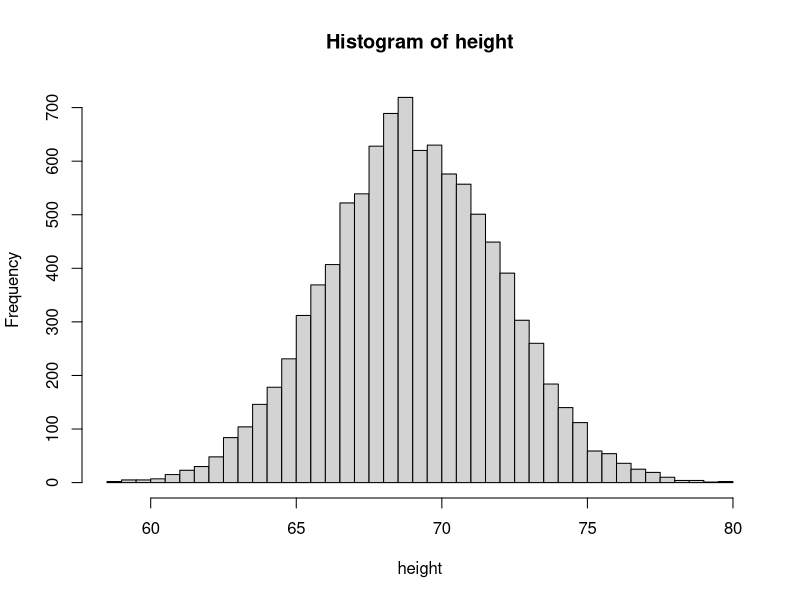
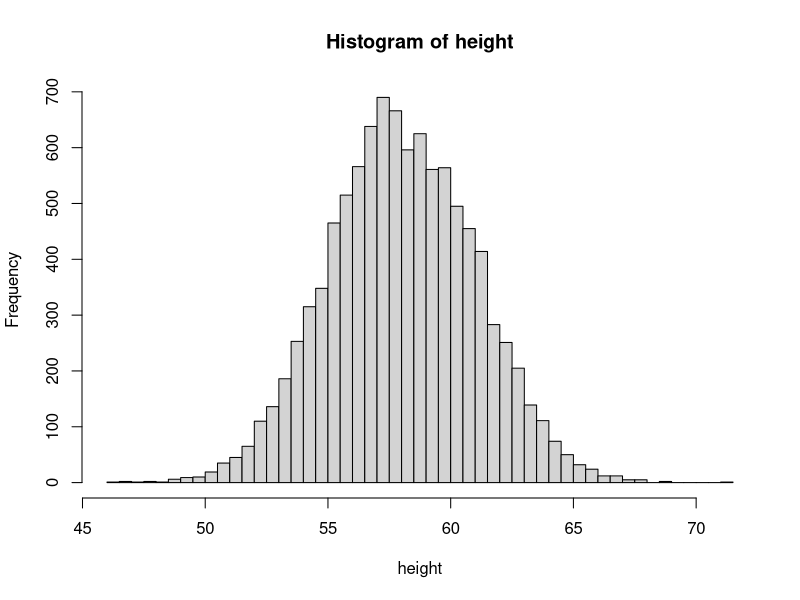
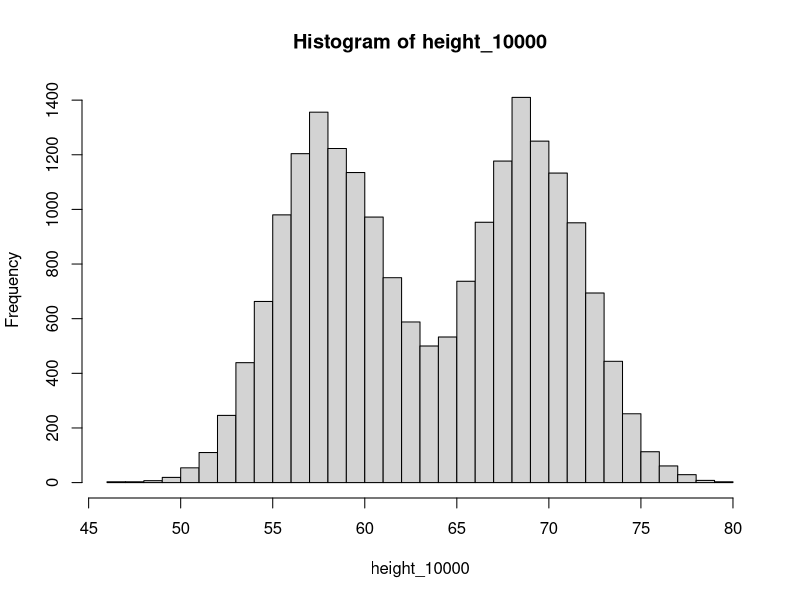
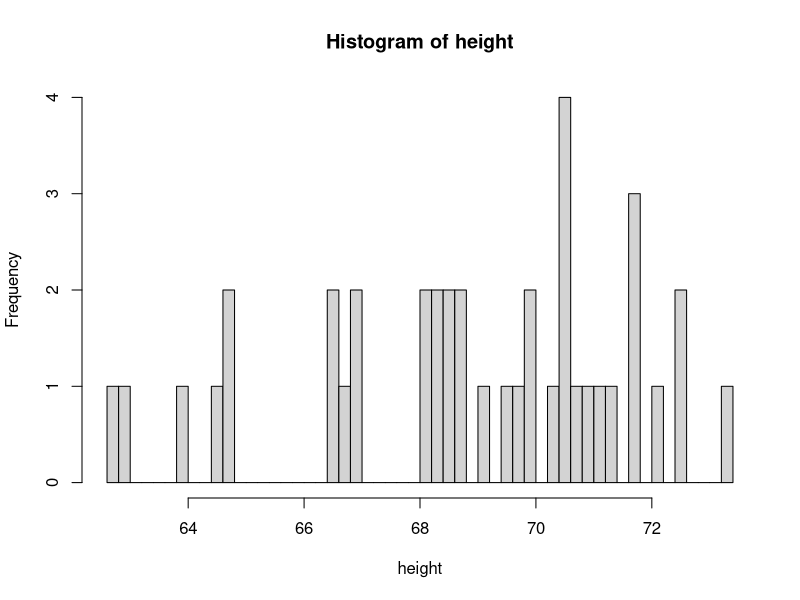
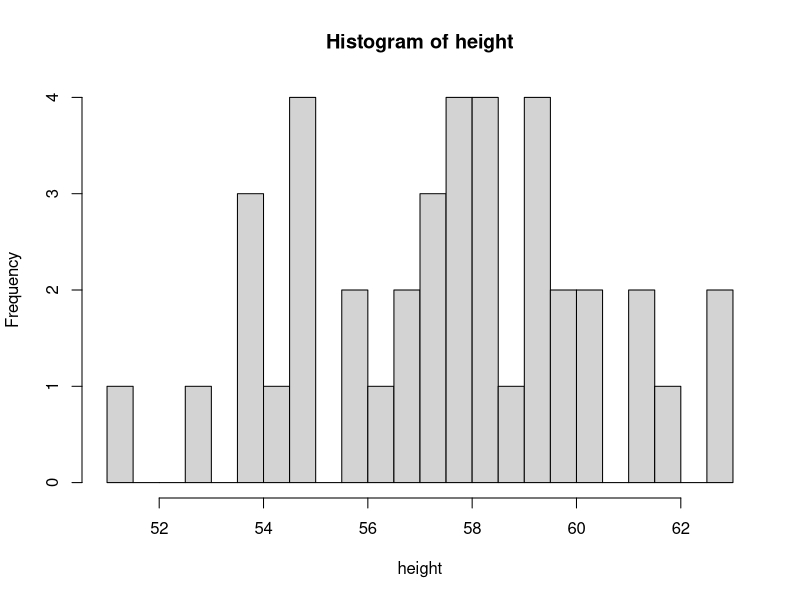
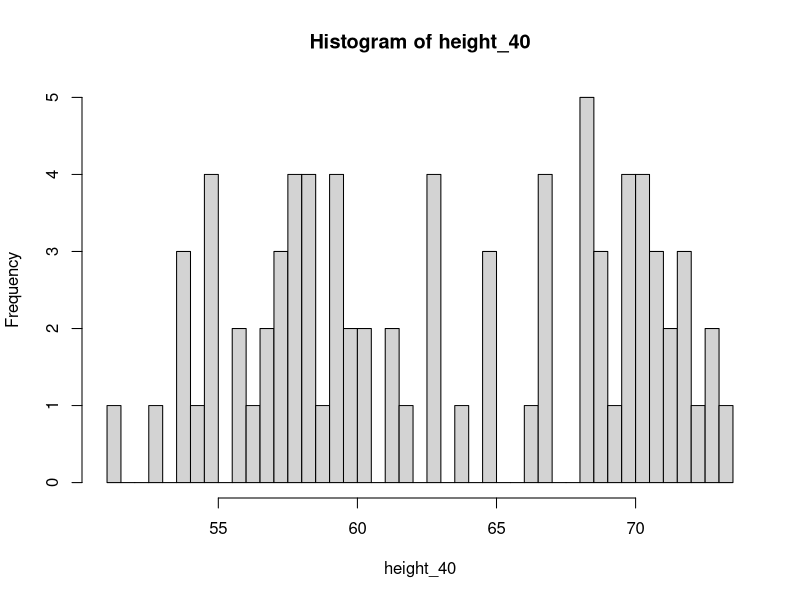
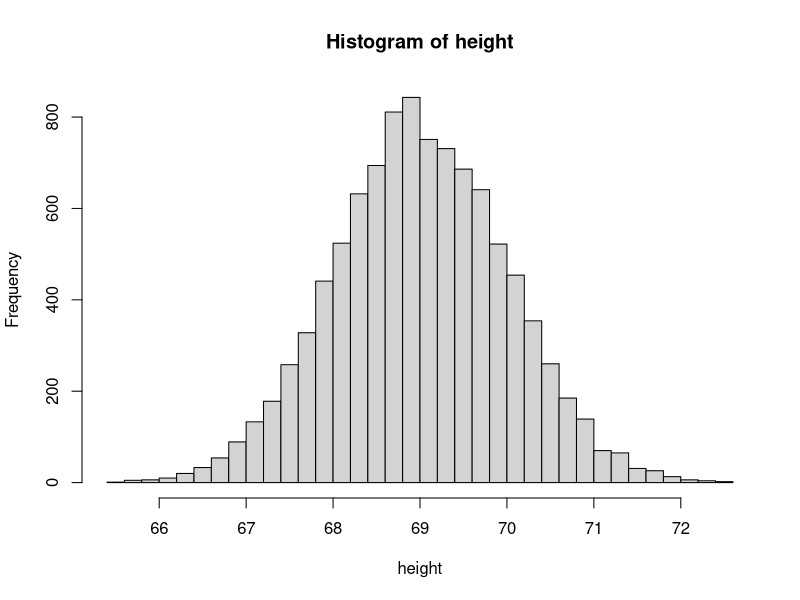

Here is the R script that generated these plots, in order:
# Functions:

# Simulate a vector of n values randomly drawn from a normal distribution
#  having a mean of pop_mean, and standard deviation of pop_stdDev
# Display a histogram, summary statistics and return the vector
simulate_height <- function(n, pop_mean, pop_stdDev){
   height<- rnorm(n, pop_mean, pop_stdDev) # inches
   hist(height, breaks = 40)
   print(summary(height))
   height # returned value
}

# Display the confidence interval of the mean of a normal distribution 
#  or of a sample having n>=30 even if not normal (Central Limit Theorem).
# Uncomment print to display intermediate values of the calculation
CI_of_mean <- function(sample_mean, sample_sd, n, confidence){
  SEM<- sample_sd/sqrt(n)
  alpha <- 1 - confidence
  critical_val <- qnorm(1-alpha/2)
  term <- SEM * critical_val
  #print (paste(alpha, sample_mean,SEM, critical_val, term))
  cat(confidence*100,"%: ", sample_mean-term,"-", sample_mean+term )
}


set.seed(101)
# We simulate heights of 10000 men in the US
height_men_10000 <- simulate_height(10000, 69, 3) # inches

# We simulate heights of 10000 12-yr-old boys in the US
height_boys_10000 <- simulate_height(10000, 58, 3) # inches

# The combined distribution
height_10000 <- c(height_men_10000,height_boys_10000)
hist(height_10000, breaks = 40)
summary(height_10000)


# Call function CI_of_mean to calculate the .90, .95, and .99 CIs of mean
#  for each of the three height vectors (boys, men, combined) where n=10000
CI_90pct_height_boys_10000 <- CI_of_mean(mean(height_boys_10000),
                    sd(height_boys_10000), 10000, 0.90)
CI_95pct_height_boys_10000 <- CI_of_mean(mean(height_boys_10000),
                    sd(height_boys_10000), 10000, 0.95)
CI_99pct_height_boys_10000 <- CI_of_mean(mean(height_boys_10000),
                    sd(height_boys_10000), 10000, 0.99)

#Men
CI_90pct_height_men_10000 <- CI_of_mean(mean(height_men_10000),
                                         sd(height_men_10000), 10000, 0.90)
CI_95pct_height_men_10000 <- CI_of_mean(mean(height_men_10000),
                                         sd(height_men_10000), 10000, 0.95)
CI_99pct_height_men_10000 <- CI_of_mean(mean(height_men_10000),
                                         sd(height_men_10000), 10000, 0.99)                         


# combined
CI_90pct_height_10000 <- CI_of_mean(mean(height_10000),
                                         sd(height_10000), 20000, 0.90)
CI_95pct_height_10000 <- CI_of_mean(mean(height_10000),
                                         sd(height_10000), 20000, 0.95)
CI_99pct_height_10000 <- CI_of_mean(mean(height_10000),
                                         sd(height_10000), 20000, 0.99)
  
  
# Q1: What do you observe in the CI as the level of confidence
#  increases from .90 to .95 to .99?
#The CI gets wider as level of confidence increases


set.seed(101)
# Call function simulate_height to simulate heights of 40 men in the US
#  using the same mean and standard deviaitons before
height_men_40 <- simulate_height(40, 69, 3) 

# Call function simulate_height to simulate heights of 40 boys in the US
#  using the same mean and standard deviaitons before
height_boys_40 <- simulate_height(40,58,3)

# The combined distribution
height_40 <- c(height_men_40, height_boys_40)
hist(height_40, breaks = 40)
summary(height_40)

# Call function CI_of_mean to calculate the .90, .95, and .99 CIs of mean
#  for each of the three height vectors (boys, men, combined) where n=40
 # boys
CI_90pct_height_boys_40 <- CI_of_mean(mean(height_boys_40),
                                         sd(height_boys_40), 40, 0.90)
CI_95pct_height_boys_40<- CI_of_mean(mean(height_boys_40),
                                         sd(height_boys_40), 40, 0.95)
CI_99pct_height_boys_40 <- CI_of_mean(mean(height_boys_40),
                                         sd(height_boys_40), 40, 0.99)

 # men
CI_90pct_height_men_40 <- CI_of_mean(mean(height_men_40),
                                        sd(height_men_40), 40, 0.90)
CI_95pct_height_men_40 <- CI_of_mean(mean(height_men_40),
                                        sd(height_men_40), 40, 0.95)
CI_99pct_height_men_40 <- CI_of_mean(mean(height_men_40),
                                        sd(height_men_40), 10, 0.99) 
  
# combined
CI_90pct_height_40 <- CI_of_mean(mean(height_40),
                                    sd(height_40), 80, 0.90)
CI_95pct_height_40 <- CI_of_mean(mean(height_40),
                                    sd(height_40), 80, 0.95)
CI_99pct_height_40 <- CI_of_mean(mean(height_40),
                                    sd(height_40), 80, 0.99)
  
  
# Q2: What do you observe in the CI as the sample size
#  increases from 40 to 10,000?
#The CI gets smaller with increased sample size


# Call function simulate_height, passing arguements to simulate
#  a vector of 10000 men drawn from a population with the same mean
#  as previously, but this time with standard deviation of 1
height_men_10000_1 <- simulate_height(10000,69,1)


  
# Call function CI_of_mean to calculate the .90, .95, and .99 CIs
#  of the mean of height_men_10000_1.
# Compare these 3 CIs to those of the mean of the original men's height with SD=3
CI_90pct_height_men_10000_1 <- CI_of_mean(mean(height_men_10000_1),
                                     sd(height_men_10000_1), 10000, 0.90)
CI_95pct_height_men_10000_1 <- CI_of_mean(mean(height_men_10000_1),
                                     sd(height_men_10000_1), 10000, 0.95)
CI_99pct_height_men_10000_1 <- CI_of_mean(mean(height_men_10000_1),
                                     sd(height_men_10000_1), 10000, 0.99) 


  
# Q3: What do you observe in the CI as the standard deviation
#  of the sample increases from 1 to 3?
#The CI gets wider as the SD increases
  
  
# Q4: Name 4 values that the confidence interval of the mean is calculated from.
# You may find this answer either in Motulsky ch 10 or by examining 
# function CI_of_mean above
#1 Sample mean
#2 Confience level
#3.Sample Size
#4 Sample Standard Deviation


